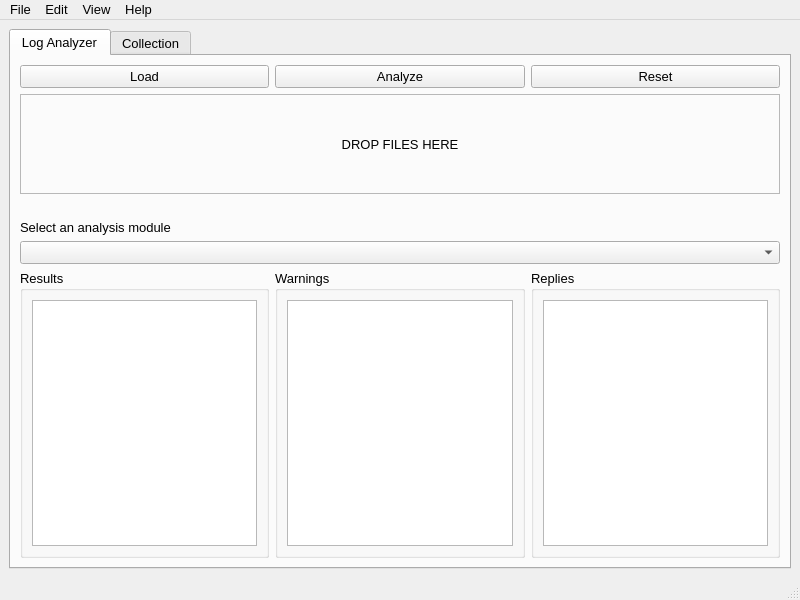
<?xml version="1.0" encoding="UTF-8"?>
<ui version="4.0">
 <class>MainWindow</class>
 <widget class="QMainWindow" name="MainWindow">
  <property name="geometry">
   <rect>
    <x>0</x>
    <y>0</y>
    <width>800</width>
    <height>600</height>
   </rect>
  </property>
  <property name="font">
   <font>
    <family>MS Sans Serif</family>
    <pointsize>10</pointsize>
   </font>
  </property>
  <property name="windowTitle">
   <string>Keplemeyen Helper</string>
  </property>
  <widget class="QWidget" name="centralwidget">
   <layout class="QGridLayout" name="gridLayout">
    <item row="0" column="0">
     <widget class="QTabWidget" name="tabWidget">
      <property name="currentIndex">
       <number>0</number>
      </property>
      <widget class="QWidget" name="tab_3">
       <attribute name="title">
        <string>Log Analyzer</string>
       </attribute>
       <layout class="QVBoxLayout" name="verticalLayout_3">
        <item>
         <layout class="QHBoxLayout" name="horizontalLayout">
          <item>
           <widget class="QPushButton" name="loadButton">
            <property name="text">
             <string>Load</string>
            </property>
           </widget>
          </item>
          <item>
           <widget class="QPushButton" name="analyzeButton">
            <property name="text">
             <string>Analyze</string>
            </property>
           </widget>
          </item>
          <item>
           <widget class="QPushButton" name="resetButton">
            <property name="text">
             <string>Reset</string>
            </property>
           </widget>
          </item>
         </layout>
        </item>
        <item>
         <widget class="QFrame" name="frame">
          <property name="minimumSize">
           <size>
            <width>0</width>
            <height>100</height>
           </size>
          </property>
          <property name="frameShape">
           <enum>QFrame::Shape::StyledPanel</enum>
          </property>
          <property name="frameShadow">
           <enum>QFrame::Shadow::Sunken</enum>
          </property>
          <layout class="QGridLayout" name="gridLayout_5">
           <item row="0" column="0">
            <widget class="QLabel" name="label_2">
             <property name="text">
              <string>DROP FILES HERE</string>
             </property>
             <property name="alignment">
              <set>Qt::AlignmentFlag::AlignCenter</set>
             </property>
            </widget>
           </item>
          </layout>
         </widget>
        </item>
        <item>
         <spacer name="horizontalSpacer">
          <property name="orientation">
           <enum>Qt::Orientation::Horizontal</enum>
          </property>
          <property name="sizeHint" stdset="0">
           <size>
            <width>757</width>
            <height>20</height>
           </size>
          </property>
         </spacer>
        </item>
        <item>
         <layout class="QVBoxLayout" name="verticalLayout">
          <item>
           <widget class="QLabel" name="label">
            <property name="text">
             <string>Select an analysis module</string>
            </property>
           </widget>
          </item>
          <item>
           <widget class="QComboBox" name="moduleComboBox"/>
          </item>
         </layout>
        </item>
        <item>
         <layout class="QHBoxLayout" name="horizontalLayout_2">
          <item>
           <widget class="QGroupBox" name="groupBox">
            <property name="title">
             <string>Results</string>
            </property>
            <layout class="QGridLayout" name="gridLayout_2">
             <item row="0" column="0">
              <widget class="QPlainTextEdit" name="resultsTextBox">
               <property name="verticalScrollBarPolicy">
                <enum>Qt::ScrollBarPolicy::ScrollBarAsNeeded</enum>
               </property>
               <property name="horizontalScrollBarPolicy">
                <enum>Qt::ScrollBarPolicy::ScrollBarAsNeeded</enum>
               </property>
               <property name="readOnly">
                <bool>true</bool>
               </property>
              </widget>
             </item>
            </layout>
           </widget>
          </item>
          <item>
           <widget class="QGroupBox" name="groupBox_2">
            <property name="title">
             <string>Warnings</string>
            </property>
            <layout class="QGridLayout" name="gridLayout_3">
             <item row="0" column="0">
              <widget class="QPlainTextEdit" name="warningsTextBox">
               <property name="readOnly">
                <bool>true</bool>
               </property>
              </widget>
             </item>
            </layout>
           </widget>
          </item>
          <item>
           <widget class="QGroupBox" name="groupBox_3">
            <property name="title">
             <string>Replies</string>
            </property>
            <layout class="QGridLayout" name="gridLayout_4">
             <item row="0" column="0">
              <widget class="QPlainTextEdit" name="repliesTextBox">
               <property name="readOnly">
                <bool>true</bool>
               </property>
              </widget>
             </item>
            </layout>
           </widget>
          </item>
         </layout>
        </item>
       </layout>
      </widget>
      <widget class="QWidget" name="tab_4">
       <attribute name="title">
        <string>Collection</string>
       </attribute>
      </widget>
     </widget>
    </item>
   </layout>
  </widget>
  <widget class="QMenuBar" name="menubar">
   <property name="geometry">
    <rect>
     <x>0</x>
     <y>0</y>
     <width>800</width>
     <height>21</height>
    </rect>
   </property>
   <widget class="QMenu" name="menuFile">
    <property name="font">
     <font>
      <family>MS Sans Serif</family>
      <pointsize>10</pointsize>
     </font>
    </property>
    <property name="title">
     <string>File</string>
    </property>
    <addaction name="actionOpen"/>
    <addaction name="actionReset"/>
   </widget>
   <widget class="QMenu" name="menuEdit">
    <property name="font">
     <font>
      <family>MS Sans Serif</family>
      <pointsize>10</pointsize>
     </font>
    </property>
    <property name="title">
     <string>Edit</string>
    </property>
   </widget>
   <widget class="QMenu" name="menuView">
    <property name="font">
     <font>
      <family>MS Sans Serif</family>
      <pointsize>10</pointsize>
     </font>
    </property>
    <property name="title">
     <string>View</string>
    </property>
    <addaction name="actionAlways_on_Top"/>
   </widget>
   <widget class="QMenu" name="menuHelp">
    <property name="font">
     <font>
      <family>MS Sans Serif</family>
      <pointsize>10</pointsize>
     </font>
    </property>
    <property name="title">
     <string>Help</string>
    </property>
    <addaction name="actionAbout"/>
    <addaction name="actionVersion"/>
   </widget>
   <addaction name="menuFile"/>
   <addaction name="menuEdit"/>
   <addaction name="menuView"/>
   <addaction name="menuHelp"/>
  </widget>
  <widget class="QStatusBar" name="statusbar"/>
  <action name="actionOpen">
   <property name="text">
    <string>Open</string>
   </property>
   <property name="font">
    <font>
     <family>MS Sans Serif</family>
     <pointsize>10</pointsize>
    </font>
   </property>
  </action>
  <action name="actionReset">
   <property name="text">
    <string>Reset</string>
   </property>
   <property name="font">
    <font>
     <family>MS Sans Serif</family>
     <pointsize>10</pointsize>
    </font>
   </property>
  </action>
  <action name="actionAlways_on_Top">
   <property name="checkable">
    <bool>true</bool>
   </property>
   <property name="text">
    <string>Always on Top</string>
   </property>
   <property name="font">
    <font>
     <family>MS Sans Serif</family>
     <pointsize>10</pointsize>
    </font>
   </property>
  </action>
  <action name="actionAbout">
   <property name="text">
    <string>About</string>
   </property>
   <property name="font">
    <font>
     <family>MS Sans Serif</family>
     <pointsize>10</pointsize>
    </font>
   </property>
  </action>
  <action name="actionVersion">
   <property name="text">
    <string>Version</string>
   </property>
   <property name="font">
    <font>
     <family>MS Sans Serif</family>
     <pointsize>10</pointsize>
    </font>
   </property>
  </action>
 </widget>
 <resources/>
 <connections/>
</ui>
